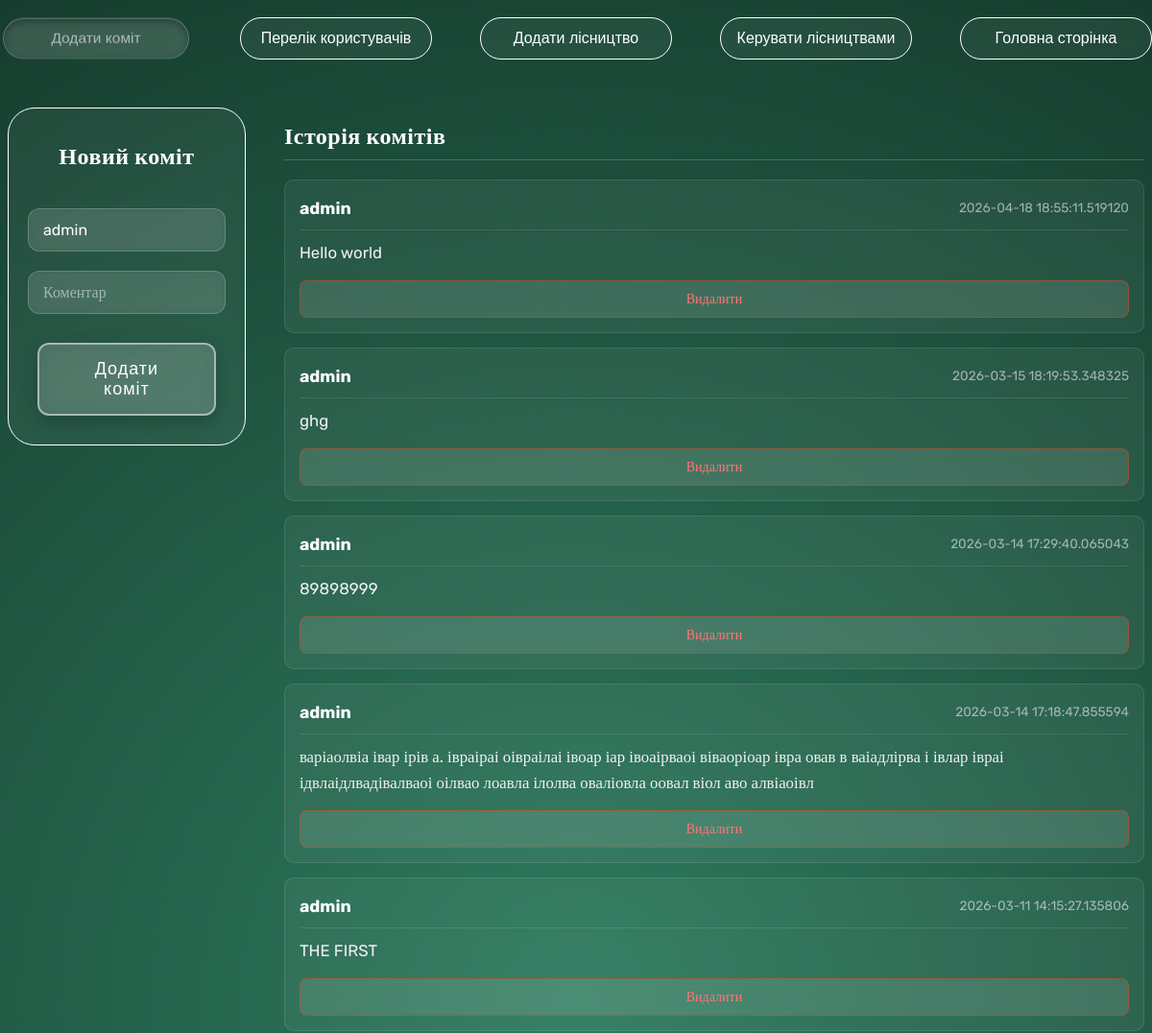
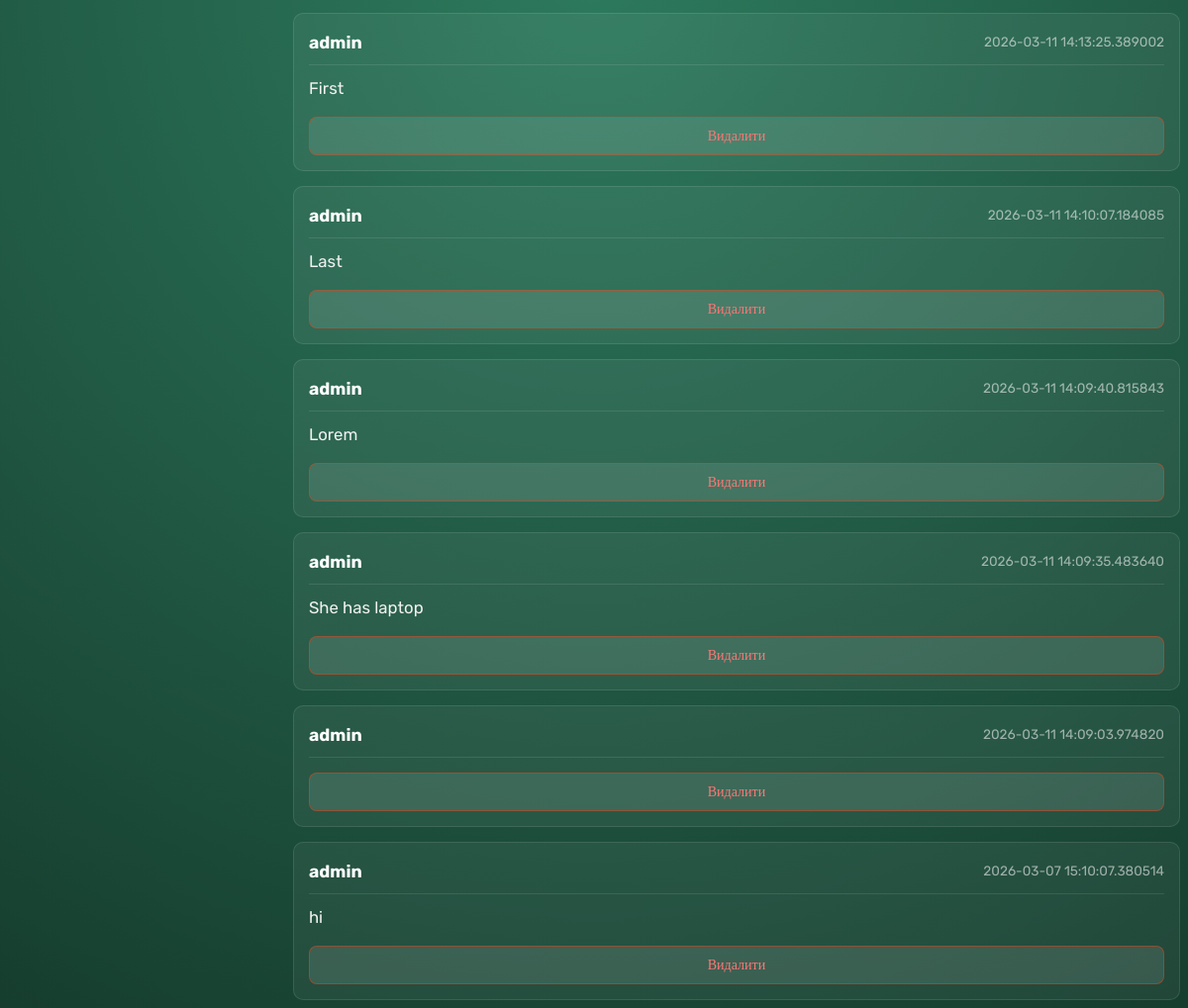
Screenshot of /comits (signed in) with the database file from the repository (2 pictures, top to bottom).
### DB.py (models this page shows, shortened)
class User(UserMixin, db.Model):
    id = db.Column(db.Integer, primary_key=True)
    isAdmin = db.Column(db.Boolean, default=False)
    username = db.Column(db.String(150), unique=True, nullable=False)
    gmail = db.Column(db.String(150), unique=True, nullable=False)
    password_hash = db.Column(db.String(256), nullable=False)

class Comits(db.Model):
    id = db.Column(db.Integer, primary_key=True)
    username = db.Column(db.String(150), nullable=False)
    comment = db.Column(db.Text, nullable=False)
    date = db.Column(db.DateTime, nullable=False)

### app.py (the view, shortened to what this page needs)
@app.route('/comits', methods=['GET', 'POST'])
@login_required
@admin_required
def comits():
    all_comits = Comits.query.all()
    return render_template('comits.html', comits=all_comits)

### app.py (called while the page is built)
@login_manager.user_loader
def load_user(user_id):
    return User.query.get(int(user_id))

### templates/comits.html (shortened to what this page needs)
<!DOCTYPE html>
<html lang="en">
<head>
    <link rel="stylesheet" href="{{ url_for('static', filename='styles/admin-style.css') }}">
    <link rel="stylesheet" href="{{ url_for('static', filename='styles/btn-style.css') }}">
</head>
<body style="background: radial-gradient(circle at center, #2d7a5e 0%, #163d2e 100%);">
    <header>
        <a style="text-decoration: none;" href="{{ url_for('comits')}}"><button class="glass-button-white active">Додати коміт</button></a>
        <a style="text-decoration: none;" href="{{ url_for('all_users') }}"><button class="glass-button-white">Перелік користувачів</button></a>
        <a style="text-decoration: none;" href="{{ url_for('admin') }}"><button class="glass-button-white">Додати лісництво</button></a>
        <a style="text-decoration: none;" href="{{ url_for('change') }}"><button class="glass-button-white">Керувати лісництвами</button></a>
        <a style="text-decoration: none;" href="{{ url_for('main') }}"><button class="glass-button-white">Головна сторінка</button></a>
    </header>
    <div style="display: flex; justify-content: center; width: 100%; gap: 40px; padding: 0px;">
        <div class="input-box" style="height: 300px; padding-bottom: 30px; margin-top: 50px; position: sticky; top: 100px; min-width: 150px; width: 300px;">
            <h1 style="color: white; text-align: center; margin-bottom: 10px;">Новий коміт</h1>
            <form action="/comits" method="POST" style="display: flex; flex-direction: column; align-items: center; gap: 20px; margin-top: 20px;">
                <input type="text" name="username" class="input-box" placeholder="Username" value="{{ current_user.username }}" readonly>
                <input type="text" name="comment" class="input-box" placeholder="Коментар" required>
                <button type="submit" class="submit-btn" style="width: 90%; margin-top: 10px;">Додати коміт</button>
            </form>
        </div>
        <main style="margin-top: 50px; flex-grow: 1; max-width: 900px;">
            <h1 style="color: white; border-bottom: 1px solid rgba(255,255,255,0.2); padding-bottom: 10px; margin-bottom: 20px;">Історія комітів</h1>
            <div style="display: flex; flex-direction: column; gap: 15px;">
                {% for commit in comits|reverse %}
                <div class="text-light" style="background: rgba(255, 255, 255, 0.05); border: 1px solid rgba(255, 255, 255, 0.1); border-radius: 10px; padding: 15px;">
                    <div style="border-bottom: 1px solid rgba(255, 255, 255, 0.1); padding-bottom: 8px; margin-bottom: 10px; display: flex; justify-content: space-between; align-items: center;">
                        <strong>{{ commit.username }}</strong>
                        <span style="opacity: 0.6; font-size: 0.85em;">{{ commit.date }}</span>
                    </div>
                    <p style="margin: 0 0 15px 0; font-size: 1.05em; word-wrap: break-word;">{{ commit.comment }}</p>
                    <form action="/delete_commit/{{ commit.id }}" method="POST" style="margin: 0; text-align: right;">
                        <button type="submit" onclick="return confirm('Ви впевнені, що хочете видалити цей коміт?')" class="action-btn delete-btn">
                            Видалити
                        </button>
                    </form>
                </div>
                {% endfor %}
            </div>
        </main>
    </div>
</body>
</html>

### static/styles/admin-style.css (style rules this page uses)
body { font-family: "Rubik"; }
header { top: 0px; position: sticky; display: flex; justify-content: center; gap: 50px; z-index: 200; }
h1 { font-size: 24px; color: #fff; margin-bottom: 10px; letter-spacing: 0.5px; }
form { margin-top: 80px; display: flex; justify-content: center; gap: 40px; }
.input-box { display: flex; flex-direction: column; gap: 10px; padding: 20px; background: rgba(255, 255, 255, 0.05); backdrop-filter: blur(5px); -webkit-backdrop-filter: blur(5px); border: 1px solid rgb(255, 255, 255); color: #fff; border-radius: 28px; font-size: 16px; font-weight: 400; }
.input-box input, .input-box select { width: 100%; box-sizing: border-box; padding: 12px 15px; background: rgba(255, 255, 255, 0.1); border: 1px solid rgba(255, 255, 255, 0.2); border-radius: 12px; color: #ffffff; font-size: 16px; font-family: inherit; outline: none; transition: all 0.3s ease; }
.input-box input::placeholder { color: rgba(255, 255, 255, 0.5); }
.action-btn { width: 100%; padding: 10px 15px; border-radius: 8px; border: 1px solid rgba(255, 255, 255, 0.3); background: rgba(255, 255, 255, 0.1); color: white; cursor: pointer; transition: all 0.3s ease; font-family: inherit; font-size: 14px; }
.delete-btn { border-color: rgba(232, 65, 24, 0.5); color: #ff7675; }
.text-light { color: #f1f1f1; line-height: 1.6; }
.text-light strong { color: #ffffff; font-size: 1.1em; }

### static/styles/btn-style.css (style rules this page uses)
.glass-button-white { display: flex; align-items: center; justify-content: center; gap: 10px; width: 200px; padding: 12px; margin-top: 10px; background: rgba(255, 255, 255, 0.05); backdrop-filter: blur(5px); -webkit-backdrop-filter: blur(5px); border: 1px solid rgb(255, 255, 255); color: #fff; border-radius: 28px; font-size: 16px; font-weight: 400; cursor: pointer; transition: all 0.3s ease; }
.active { transform: scale(0.97); background: rgba(255, 255, 255, 0.15); color: rgba(255, 255, 255, 0.6); border-color: rgba(255, 255, 255, 0.2); box-shadow: inset 0 3px 8px rgba(0, 0, 0, 0.3); cursor: default; pointer-events: none; }
.submit-btn { width: 200px; background: rgba(255, 255, 255, 0.15); border: 2px solid rgba(255, 255, 255, 0.5); color: #ffffff; padding: 15px 40px; font-size: 18px; font-weight: 400; letter-spacing: 1px; border-radius: 12px; backdrop-filter: blur(10px); -webkit-backdrop-filter: blur(10px); cursor: pointer; transition: all 0.3s ease; box-shadow: 0 8px 20px rgba(0, 0, 0, 0.2); }
.action-btn { width: 100%; padding: 10px 15px; border-radius: 8px; border: 1px solid rgba(255, 255, 255, 0.3); background: rgba(255, 255, 255, 0.1); color: white; cursor: pointer; transition: all 0.3s ease; font-family: inherit; font-size: 14px; }
.delete-btn { border-color: rgba(232, 65, 24, 0.5); color: #ff7675; }

### rows the page displays
User: username "admin"
Comits: username "admin", date "2026-04-18 18:55:11.519120", comment "Hello world"
Comits: username "admin", date "2026-03-15 18:19:53.348325", comment "ghg"
Comits: username "admin", date "2026-03-14 17:29:40.065043", comment "89898999"
Comits: username "admin", date "2026-03-14 17:18:47.855594", comment "варіаолвіа івар ірів а. івраіраі оівраілаі івоар іар івоаірваоі віваоріоар івра овав в ваіадлірва і івлар івраі ідвлаідлвадівалваоі оілвао лоавла ілолва оваліовла оовал віол аво алвіаоівл"
Comits: username "admin", date "2026-03-11 14:15:27.135806", comment "THE FIRST"
Comits: username "admin", date "2026-03-11 14:13:25.389002", comment "First"
Comits: username "admin", date "2026-03-11 14:10:07.184085", comment "Last"
Comits: username "admin", date "2026-03-11 14:09:40.815843", comment "Lorem"
Comits: username "admin", date "2026-03-11 14:09:35.483640", comment "She has laptop"
Comits: username "admin", date "2026-03-11 14:09:03.974820"
Comits: username "admin", date "2026-03-07 15:10:07.380514", comment "hi"
